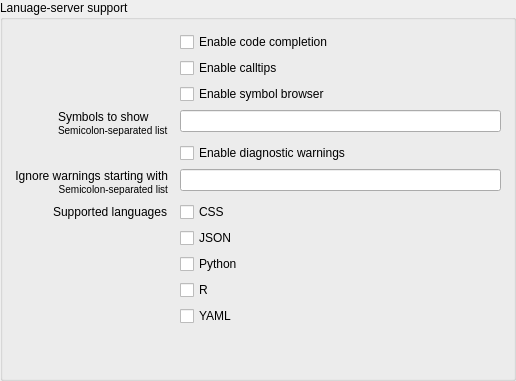
<?xml version="1.0" encoding="UTF-8"?>
<ui version="4.0">
 <class>Form</class>
 <widget class="QWidget" name="Form">
  <property name="geometry">
   <rect>
    <x>0</x>
    <y>0</y>
    <width>516</width>
    <height>381</height>
   </rect>
  </property>
  <property name="windowTitle">
   <string>Form</string>
  </property>
  <layout class="QVBoxLayout" name="verticalLayout">
   <property name="spacing">
    <number>18</number>
   </property>
   <property name="leftMargin">
    <number>0</number>
   </property>
   <property name="topMargin">
    <number>0</number>
   </property>
   <property name="rightMargin">
    <number>0</number>
   </property>
   <property name="bottomMargin">
    <number>0</number>
   </property>
   <item>
    <widget class="QGroupBox" name="groupbox_behavior">
     <property name="title">
      <string>Lanuage-server support</string>
     </property>
     <layout class="QFormLayout" name="formLayout">
      <property name="labelAlignment">
       <set>Qt::AlignRight|Qt::AlignTrailing|Qt::AlignVCenter</set>
      </property>
      <property name="horizontalSpacing">
       <number>12</number>
      </property>
      <property name="leftMargin">
       <number>12</number>
      </property>
      <property name="topMargin">
       <number>12</number>
      </property>
      <property name="rightMargin">
       <number>12</number>
      </property>
      <property name="bottomMargin">
       <number>12</number>
      </property>
      <item row="0" column="1">
       <widget class="QCheckBox" name="cfg_lsp_code_completion">
        <property name="text">
         <string>Enable code completion</string>
        </property>
       </widget>
      </item>
      <item row="1" column="1">
       <widget class="QCheckBox" name="cfg_lsp_calltips">
        <property name="text">
         <string>Enable calltips</string>
        </property>
       </widget>
      </item>
      <item row="2" column="1">
       <widget class="QCheckBox" name="cfg_lsp_symbols">
        <property name="text">
         <string>Enable symbol browser</string>
        </property>
       </widget>
      </item>
      <item row="3" column="0">
       <widget class="QLabel" name="label">
        <property name="text">
         <string>Symbols to show&lt;br /&gt;
&lt;small&gt;Semicolon-separated list&lt;/small&gt;</string>
        </property>
       </widget>
      </item>
      <item row="3" column="1">
       <widget class="QLineEdit" name="cfg_lsp_symbols_kind"/>
      </item>
      <item row="4" column="1">
       <widget class="QCheckBox" name="cfg_lsp_diagnostics">
        <property name="text">
         <string>Enable diagnostic warnings</string>
        </property>
       </widget>
      </item>
      <item row="5" column="0">
       <widget class="QLabel" name="label_pep8_ignore">
        <property name="text">
         <string>Ignore warnings starting with&lt;br /&gt;&lt;small&gt;Semicolon-separated list&lt;/small&gt;</string>
        </property>
        <property name="alignment">
         <set>Qt::AlignRight|Qt::AlignTrailing|Qt::AlignVCenter</set>
        </property>
        <property name="openExternalLinks">
         <bool>true</bool>
        </property>
       </widget>
      </item>
      <item row="5" column="1">
       <widget class="QLineEdit" name="cfg_lsp_diagnostics_ignore"/>
      </item>
      <item row="6" column="0">
       <widget class="QLabel" name="label_2">
        <property name="text">
         <string>Supported languages</string>
        </property>
       </widget>
      </item>
      <item row="6" column="1">
       <widget class="QCheckBox" name="cfg_lsp_enable_css">
        <property name="text">
         <string>CSS</string>
        </property>
       </widget>
      </item>
      <item row="8" column="1">
       <widget class="QCheckBox" name="cfg_lsp_enable_python">
        <property name="text">
         <string>Python</string>
        </property>
       </widget>
      </item>
      <item row="9" column="1">
       <widget class="QCheckBox" name="cfg_lsp_enable_r">
        <property name="text">
         <string>R</string>
        </property>
       </widget>
      </item>
      <item row="10" column="1">
       <widget class="QCheckBox" name="cfg_lsp_enable_yaml">
        <property name="text">
         <string>YAML</string>
        </property>
       </widget>
      </item>
      <item row="7" column="1">
       <widget class="QCheckBox" name="cfg_lsp_enable_json">
        <property name="text">
         <string>JSON</string>
        </property>
       </widget>
      </item>
     </layout>
    </widget>
   </item>
  </layout>
 </widget>
 <resources/>
 <connections>
  <connection>
   <sender>cfg_lsp_symbols</sender>
   <signal>toggled(bool)</signal>
   <receiver>cfg_lsp_diagnostics_ignore</receiver>
   <slot>setEnabled(bool)</slot>
   <hints>
    <hint type="sourcelabel">
     <x>394</x>
     <y>560</y>
    </hint>
    <hint type="destinationlabel">
     <x>394</x>
     <y>592</y>
    </hint>
   </hints>
  </connection>
  <connection>
   <sender>cfg_lsp_symbols</sender>
   <signal>toggled(bool)</signal>
   <receiver>label_pep8_ignore</receiver>
   <slot>setEnabled(bool)</slot>
   <hints>
    <hint type="sourcelabel">
     <x>394</x>
     <y>560</y>
    </hint>
    <hint type="destinationlabel">
     <x>92</x>
     <y>595</y>
    </hint>
   </hints>
  </connection>
 </connections>
</ui>
